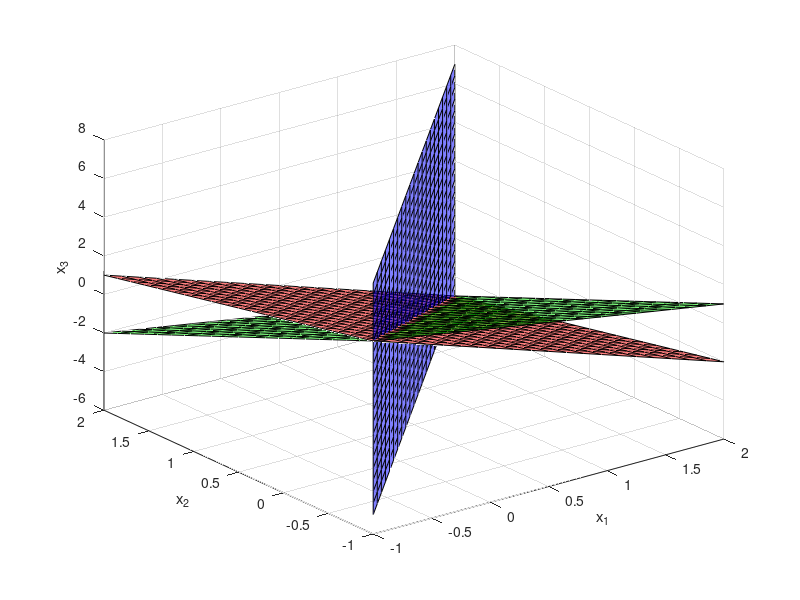

Recreate this plot in MATLAB.
close all

X=linspace(-1,2,21);
Y=X;
[x,y] = meshgrid(X,Y);

% first plane (in red)
z = 1-2*x-y;
CO1(:,:,1) = ones(21); %  red
CO1(:,:,2) = zeros(21); %  green
CO1(:,:,3) = zeros(21); %  blue
surf(x,y,z,CO1,'FaceAlpha',0.5)
hold on

% second plane (in green)
z=1-x-2*y;
CO2(:,:,1) = zeros(21); % red
CO2(:,:,2) = ones(21); % green
CO2(:,:,3) = zeros(21); % blue
surf(x,y,z,CO2,'FaceAlpha',0.5)

% third plane (in blue)
Z = linspace(-5,7,21);
[x,z] = meshgrid(X,Z);
y=x;
CO3(:,:,1) = zeros(21); %  red
CO3(:,:,2) = zeros(21); %  gree
CO3(:,:,3) = ones(21); % blue
surf(x,y,z,CO3,'FaceAlpha',0.5)

xlabel('x_1')
ylabel('x_2')
zlabel('x_3')
% text(-0.5,2,-3.5,'x_1 + 2 x_2 + x_3 = 1')
% text(-1,1.1,3,'2 x_1 + x_2 + x_3 = 1')
% text(-1,-0.3,5, 'x_1 - x_2 = 0')
